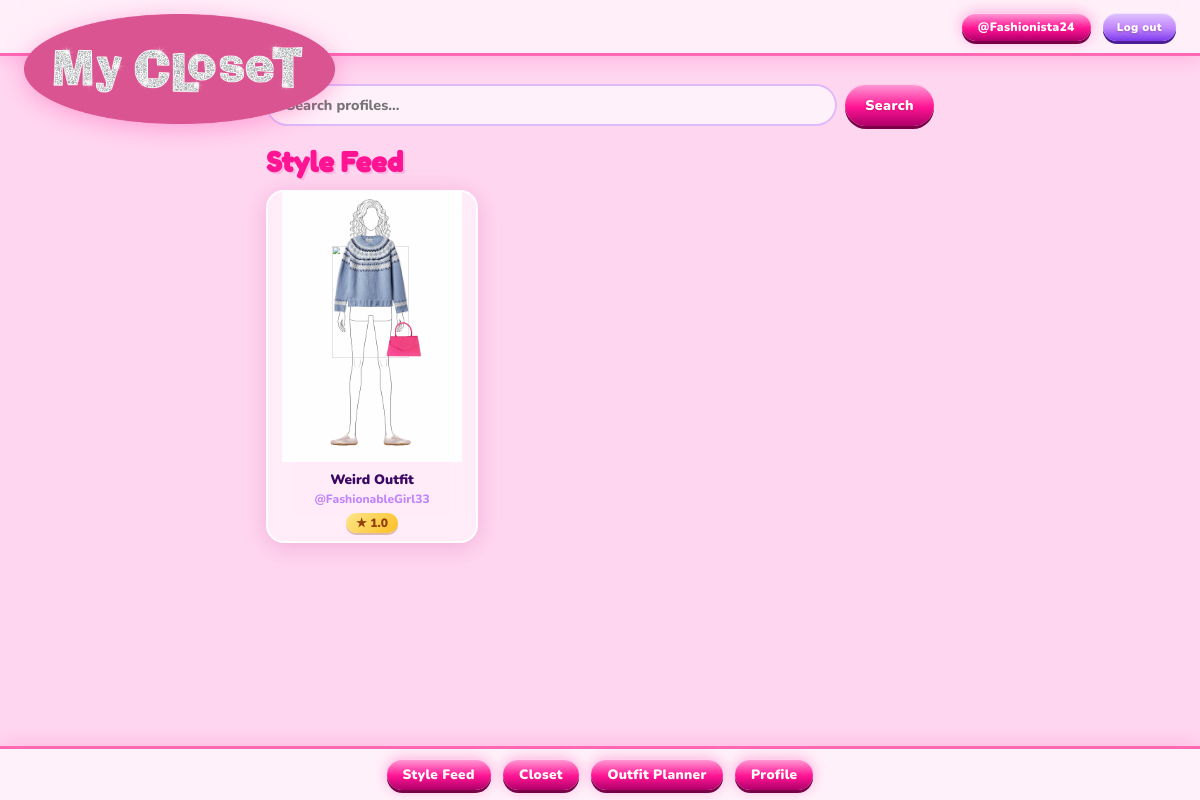
/mycloset/feed/ (signed in), run on the app's committed database.
### mycloset/models.py (models this page shows, shortened)
class Profile(models.Model):
    user = models.ForeignKey(User, on_delete=models.CASCADE, related_name='mycloset_profiles')
    username = models.CharField(max_length=32, unique=True)
    profile_image = models.ImageField(upload_to='mycloset/profiles/', blank=True)
    bio = models.TextField(max_length=256, blank=True)

class Outfit(models.Model):
    profile = models.ForeignKey(Profile, on_delete=models.CASCADE)
    name = models.CharField(max_length=100)
    top = models.ForeignKey(ClothingItem, on_delete=models.CASCADE, related_name='outfit_as_top')
    top_x = models.IntegerField(null=True, blank=True)
    top_y = models.IntegerField(null=True, blank=True)
    top_width = models.PositiveIntegerField(null=True, blank=True)
    top_height = models.PositiveIntegerField(null=True, blank=True)
    bottom = models.ForeignKey(ClothingItem, on_delete=models.CASCADE, related_name='outfit_as_bottom')
    bottom_x = models.IntegerField(null=True, blank=True)
    bottom_y = models.IntegerField(null=True, blank=True)
    bottom_width = models.PositiveIntegerField(null=True, blank=True)
    bottom_height = models.PositiveIntegerField(null=True, blank=True)
    shoes = models.ForeignKey(ClothingItem, on_delete=models.SET_NULL, null=True, related_name='outfit_as_shoes')
    shoes_x = models.IntegerField(null=True, blank=True)
    shoes_y = models.IntegerField(null=True, blank=True)
    shoes_width = models.PositiveIntegerField(null=True, blank=True)
    shoes_height = models.PositiveIntegerField(null=True, blank=True)
    accessory = models.ForeignKey(ClothingItem, on_delete=models.SET_NULL, null=True, blank=True, related_name='outfit_as_accessory')
    accessory_x = models.IntegerField(null=True, blank=True)
    accessory_y = models.IntegerField(null=True, blank=True)
    accessory_width = models.PositiveIntegerField(null=True, blank=True)
    accessory_height = models.PositiveIntegerField(null=True, blank=True)
    DOLL_CENTER_X = 197
    @property
    def shoes_left_x(self):
        if self.shoes_x is not None and self.shoes_width:
            return 2 * self.DOLL_CENTER_X - self.shoes_x - self.shoes_width
        return None

class ClothingItem(models.Model):
    class ClothingType(models.TextChoices):
        TOP = 'TOP', 'Top'
        BOTTOM = 'BOTTOM', 'Bottom'
        SHOES = 'SHOES', 'Shoes'
        ACCESSORY = 'ACCESSORY', 'Accessory'
    profile = models.ForeignKey(Profile, on_delete=models.CASCADE)
    name = models.CharField(max_length=100)
    type = models.CharField(max_length=16, choices=ClothingType.choices)
    uploaded_image = models.ImageField(upload_to='mycloset/uploaded/')
    processed_image = models.ImageField(upload_to='mycloset/processed/', blank=True)
    uploaded_at = models.DateTimeField(auto_now_add=True)

### mycloset/views.py (the view)
# urls.py: path('feed/', StyleFeedView.as_view(), name='mycloset_feed'),
class StyleFeedView(MyClosetLoginRequiredMixin, View):
    def get(self, request):
        profile = request.user.mycloset_profiles.first()
        friendships = Friendship.objects.filter(Q(profile1=profile) | Q(profile2=profile))
        friend_profiles = [
            f.profile2 if f.profile1 == profile else f.profile1
            for f in friendships
        ]
        outfits = Outfit.objects.filter(profile__in=friend_profiles).annotate(avg_rating=Avg('rating__rating')).order_by('-id')
        incoming = FriendRequest.objects.filter(
            responding_profile=profile,
            status=FriendRequest.Status.PENDING
        ).select_related('requesting_profile')
        context = {'outfits': outfits, 'doll_url': DOLL_URL, 'incoming_requests': incoming}
        q = request.GET.get('q', '').strip()
        if q:
            context['search_results'] = Profile.objects.filter(
                username__icontains=q
            ).exclude(pk=profile.pk)
            context['query'] = q
        return render(request, 'mycloset/feed.html', context)

### mycloset/templates/mycloset/feed.html (shortened to what this page needs)
{% extends 'mycloset/base.html' %}
{% block body_class %}page-feed{% endblock %}
{% block content %}
<form method="GET" action="{% url 'mycloset_feed' %}" class="search-bar">
    <input type="text" name="q" placeholder="Search profiles..." value="{{ query|default:'' }}" autofocus>
    <button type="submit">Search</button>
</form>
<h2>Style Feed</h2>
{% if outfits %}
<div class="outfits-grid">
    {% for outfit in outfits %}
    <a href="{% url 'mycloset_outfit_detail' outfit.pk %}" class="outfit-card">
        <div class="outfit-preview-clip">
            <div class="outfit-preview-scale">
                <div class="preview-doll-area">
                    {% include 'mycloset/outfit_doll.html' %}
                </div>
            </div>
        </div>
        <p>{{ outfit.name }}</p>
        <span class="outfit-username">@{{ outfit.profile.username }}</span>
        {% if outfit.avg_rating %}<span class="card-rating">&#9733; {{ outfit.avg_rating|floatformat:1 }}</span>{% endif %}
    </a>
    {% endfor %}
</div>
{% else %}
<p>No outfits from friends yet.</p>
{% endif %}
{% endblock %}

### mycloset/templates/mycloset/base.html (shortened to what this page needs)
{% load static %}
<!DOCTYPE html>
<html lang="en">
<head>
    <link rel="stylesheet" href="{% static 'mycloset/style.css' %}">
</head>
<body class="{% block body_class %}{% endblock %}">
    <header>
        <div class="header_left">
            <a href="{% url 'mycloset_all_users' %}" class="header-logo-link">
                <img src="{% static 'mycloset/images/logo.png' %}" alt="My Closet" class="header-logo">
            </a>
        </div>
        {% if user.is_authenticated %}
        <div class="header_profile">
            <nav>
                <a href="{% url 'mycloset_profile' %}">@{{ user.mycloset_profiles.first.username }}</a>
            </nav>
            <form method="POST" action="{% url 'mycloset_logout' %}">
                <button type="submit">Log out</button>
            </form>
        </div>
        {% else %}
        <nav>
            <a href="{% url 'mycloset_login' %}">Log in</a>
        </nav>
        {% endif %}
    </header>
    <div class="content">
        {% block content %}
        {% endblock %}
    </div>
    {% if user.is_authenticated %}
    <footer>
        <nav>
            <a href="{% url 'mycloset_feed' %}">Style Feed</a>
            <a href="{% url 'mycloset_closet' %}">Closet</a>
            <a href="{% url 'mycloset_outfits' %}">Outfit Planner</a>
            <a href="{% url 'mycloset_profile' %}">Profile</a>
        </nav>
    </footer>
    {% endif %}
</body>
</html>

### mycloset/templates/mycloset/outfit_doll.html (shortened to what this page needs)
{% if outfit.shoes %}
<img src="{{ outfit.shoes.processed_image.url }}"
     style="position:absolute;z-index:1;left:{{ outfit.shoes_x }}px;top:{{ outfit.shoes_y }}px;width:{{ outfit.shoes_width }}px;height:{{ outfit.shoes_height }}px;">
{% if outfit.shoes_left_x is not None %}
<img src="{{ outfit.shoes.processed_image.url }}"
     style="position:absolute;z-index:1;left:{{ outfit.shoes_left_x }}px;top:{{ outfit.shoes_y }}px;width:{{ outfit.shoes_width }}px;height:{{ outfit.shoes_height }}px;transform:scaleX(-1);">
{% endif %}
{% endif %}
{% if outfit.top %}
<img src="{{ outfit.top.processed_image.url }}"
     style="position:absolute;z-index:3;left:{{ outfit.top_x }}px;top:{{ outfit.top_y }}px;width:{{ outfit.top_width }}px;height:{{ outfit.top_height }}px;">
{% endif %}
{% if outfit.accessory %}
<img src="{{ outfit.accessory.processed_image.url }}"
     style="position:absolute;z-index:4;left:{{ outfit.accessory_x }}px;top:{{ outfit.accessory_y }}px;width:{{ outfit.accessory_width }}px;height:{{ outfit.accessory_height }}px;">
{% endif %}

### data on the page
Outfit: shoes.processed_image (picture), top.processed_image (picture), accessory.processed_image (picture), name "Weird Outfit", profile.username "FashionableGirl33", avg_rating "1.0"

### other printed values
{{ user.mycloset_profiles.first.username }} "Fashionista24"
